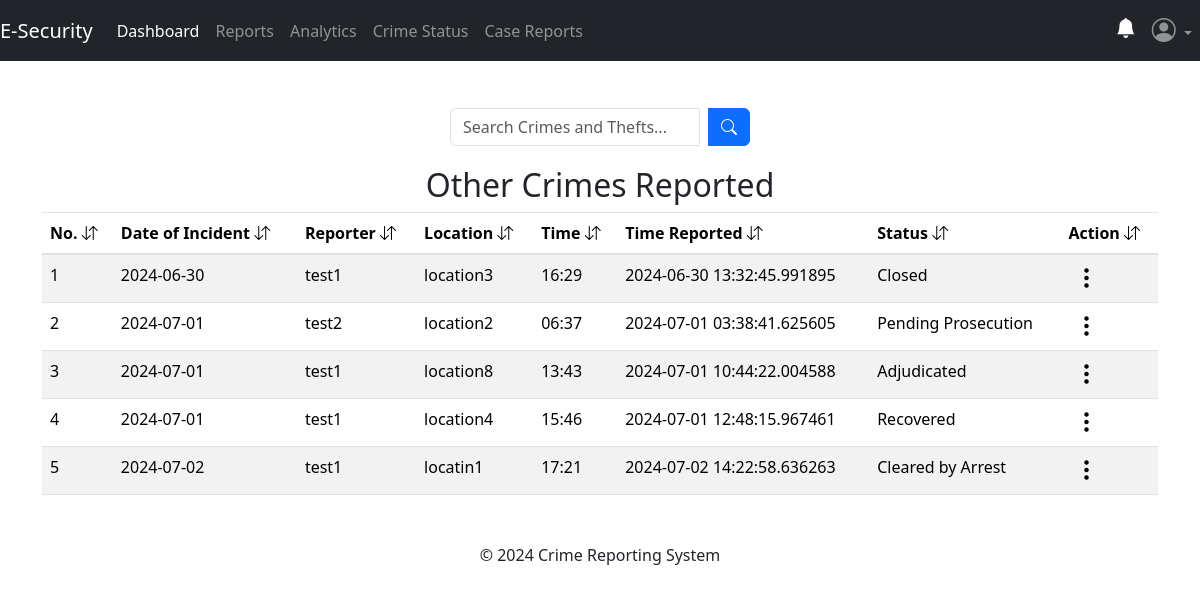
The app's page /admin/crime_status (signed in), older data.
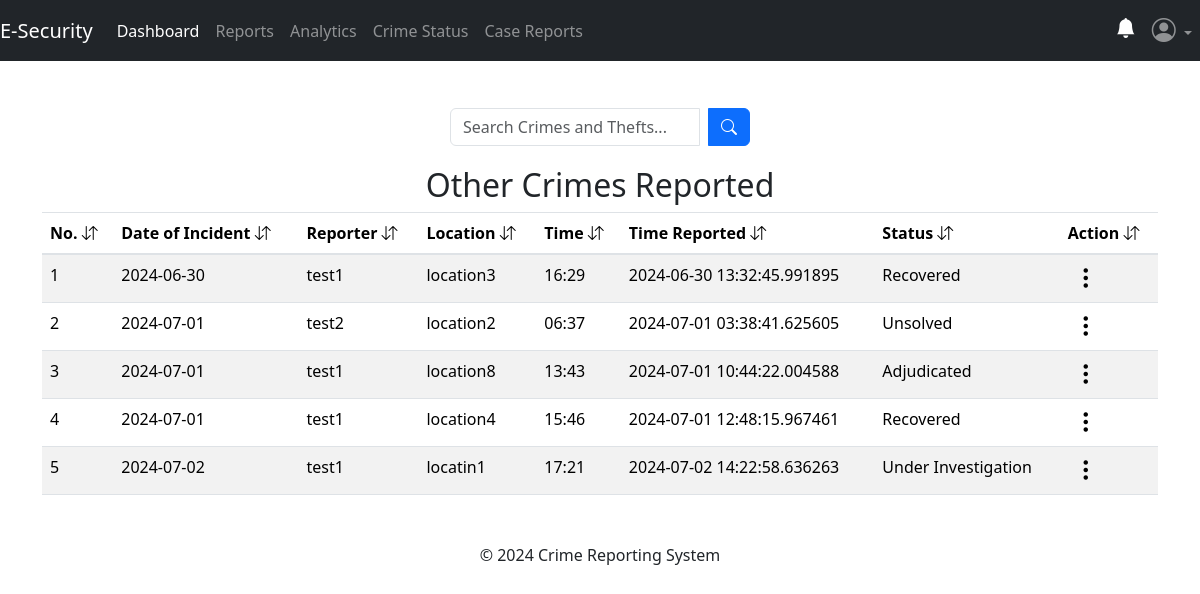
The same page, newer data.
### app/posts/models.py (models this page shows, shortened)
class Crime(db.Model, UserMixin):
    crime_id = db.Column(db.Integer, primary_key=True)
    date_of_incident = db.Column(db.String(10), nullable=False)
    issued_by = db.Column(db.String(20), nullable=True)
    time_of_incident = db.Column(db.String(10), nullable=False)
    phonenumber = db.Column(db.String(10), nullable=True)
    incident_location = db.Column(db.Text, nullable=False)
    incident_nature = db.Column(db.Text, nullable=False)
    incident_details = db.Column(db.Text, nullable=False)
    suspect_details = db.Column(db.Text, nullable=True)
    arrest_history = db.Column(db.Text, nullable=False)
    suspect_name = db.Column(db.String(10), nullable=True)
    comments = db.Column(db.Text, nullable=True)
    crime_status = db.Column(db.String(10), nullable=True)
    latitude = db.Column(db.Float)
    longitude = db.Column(db.Float)
    crime_file_upload = db.Column(db.Text, nullable=True)
    crime_file_name = db.Column(db.Text, nullable=True)
    crime_mimetype = db.Column(db.Text, nullable=True)
    date_crime_received = db.Column(db.DateTime(timezone=True), nullable=False, default=func.now())
    reporter_id = db.Column(db.Integer, db.ForeignKey('user.id'))

### app/admins/routes.py (the view)
@admins.route('/admin/crime_status')
@admin_required
def crimeStatus():
    search_crime = request.args.get('search_crime', '')
    try:
        if search_crime:
            crimes_status = Crime.query.filter(
                Crime.incident_location.ilike(f'%{search_crime}%') |
                Crime.issued_by.ilike(f'%{search_crime}%') |
                Crime.date_of_incident.ilike(f'%{search_crime}%') |
                Crime.time_of_incident.ilike(f'%{search_crime}%') |
                Crime.date_crime_received.ilike(f'%{search_crime}%') |
                Crime.crime_status.ilike(f'%{search_crime}%')
            ).all()
        else:
            crimes_status = Crime.query.all()
    except:
        current_app.logger.error("Database error:")
        flash("No report with the keyword.", "warning")
        return redirect(url_for('admins.crimeStatus'))
    return render_template('admin/crime_status.html', title='Crime Status', crimes_status=crimes_status)

### app/__init__.py (called while the page is built)
@login_manager.user_loader
def load_user(user_id):
    return models.User.query.get(user_id)

### app/admins/routes.py (called while the page is built)
def admin_required(f):
    @wraps(f)
    def decorated_function(*args, **kwargs):
        if not session.get('admin_id'):
            flash('You need to be logged in as an admin to access the page.', 'danger')
            return redirect(url_for('admins.adminIndex'))
        return f(*args, **kwargs)
    return decorated_function

### app/templates/admin/crime_status.html (shortened to what this page needs)
{% extends 'admin/layout.html' %}
{% block content %}
<div class="container">
    <br>
    <form method="GET" action="{{ url_for('admins.crimeStatus') }}" class="search-form">
        <div class="input-group search-input">
            <input type="text" name="search_crime" class="form-control" placeholder="Search Crimes and Thefts...">
            <div class="input-group-append ms-2">
                <button type="submit" class="btn btn-primary">
                    <i class="bi bi-search"></i>
                </button>
            </div>
        </div>
    </form>
{% if crimes_status %}
<table class="table table-striped table-hover">
    <h2 style="text-align: center;">Other Crimes Reported</h2>
    <thead>
        <tr>
            <th scope="col">No. <i class="bi bi-arrow-down-up"></i></th>
            <th scope="col">Date of Incident <i class="bi bi-arrow-down-up"></i></th>
            <th scope="col">Reporter <i class="bi bi-arrow-down-up"></i></th>
            <th scope="col">Location <i class="bi bi-arrow-down-up"></i></th>
            <th scope="col">Time <i class="bi bi-arrow-down-up"></i></th>
            <th scope="col">Time Reported <i class="bi bi-arrow-down-up"></i></th>
            <th scope="col">Status <i class="bi bi-arrow-down-up"></i></th>
            <th scope="col">Action <i class="bi bi-arrow-down-up"></i></th>
        </tr>
    </thead>
    <tbody>
        {% for crime in crimes_status %}
            <tr>
                <td>{{ loop.index }}</td>
                <td>{{ crime.date_of_incident }}</td>
                <td>{{ crime.issued_by }}</td>
                <td>{{ crime.incident_location }}</td>
                <td>{{ crime.time_of_incident }}</td>
                <td>{{ crime.date_crime_received }}</td>
                <td>{{ crime.crime_status }}</td>
                <td>
                    <div class="dropdown">
                        <button class="three-dots-btn" type="button" id="dropdownMenuButton{{ crime.crime_id }}" data-bs-toggle="dropdown" aria-expanded="false">
                            <i class="bi bi-three-dots-vertical h4"></i>
                        </button>
                    </div>
                  </td>
            </tr>
        {% endfor %}
    </tbody>
  </table>
{% endif %}
{% endblock content %}

Row changes from the older to the newer data that the page shows:
changed Crime "location3": crime_status "Closed" → "Recovered"
changed Crime "test2": crime_status "Pending Prosecution" → "Unsolved"
changed Crime "locatin1": crime_status "Cleared by Arrest" → "Under Investigation"
